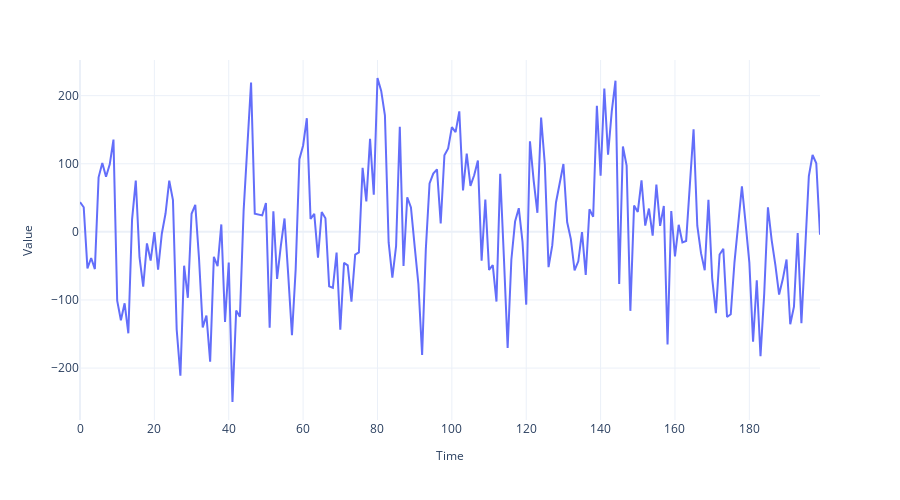

This figure's notebook cell:
### Markdown cell above
### Red noise

has zero mean and constant variance but is serially correlated in time. This **serial correlation** or **redness** is parameterized by a correlation coefficient `r`, such that:

$x_{j+1} = r . x_j + (1 - r^2)^{1/2}. w$

where w is a random sample from a white noise distribution.

### Code cell
# setting the correlation coefficient
r = 0.4
# generate the time axis
time = np.arange(200)
# Generate white noise
white_noise = np.random.randn(200) * 100
# create red noise
values = np.zeros(200)
for i, v in enumerate(white_noise):
    if i == 0:
        values[i] = v
    else:
        values[i] = r * values[i-1] + np.sqrt(1 - np.power(r, 2)) * v

fig = plot_time_series(time, values, "")
fig.show()

### Figure 1 — Plotly figure (JSON) as saved in the notebook; plotly's stock layout.template omitted (floating-point values rounded to 4 significant figures; data arrays with more than 128 entries replaced by an {"elided": "..."} marker saying what was removed)
{"data": [{"hovertemplate": "Time=%{x}<br>Value=%{y}<extra></extra>", "legendgroup": "", "line": {"color": "#636efa", "dash": "solid"}, "marker": {"symbol": "circle"}, "mode": "lines", "name": "", "orientation": "v", "showlegend": false, "type": "scatter", "x": {"elided": "200 int values"}, "xaxis": "x", "y": {"elided": "200 float values"}, "yaxis": "y"}], "layout": {"autosize": false, "height": 500, "legend": {"tracegroupgap": 0}, "margin": {"t": 60}, "title": {"font": {"size": 25}, "text": "", "x": 0.5, "xanchor": "center", "y": 0.9, "yanchor": "top"}, "width": 900, "xaxis": {"anchor": "y", "autorange": true, "domain": [0, 1], "range": [0, 199], "title": {"font": {"size": 12}, "text": "Time"}, "type": "linear"}, "yaxis": {"anchor": "x", "autorange": true, "domain": [0, 1], "range": [-276.2, 252.4], "title": {"font": {"size": 12}, "text": "Value"}, "type": "linear"}}}
